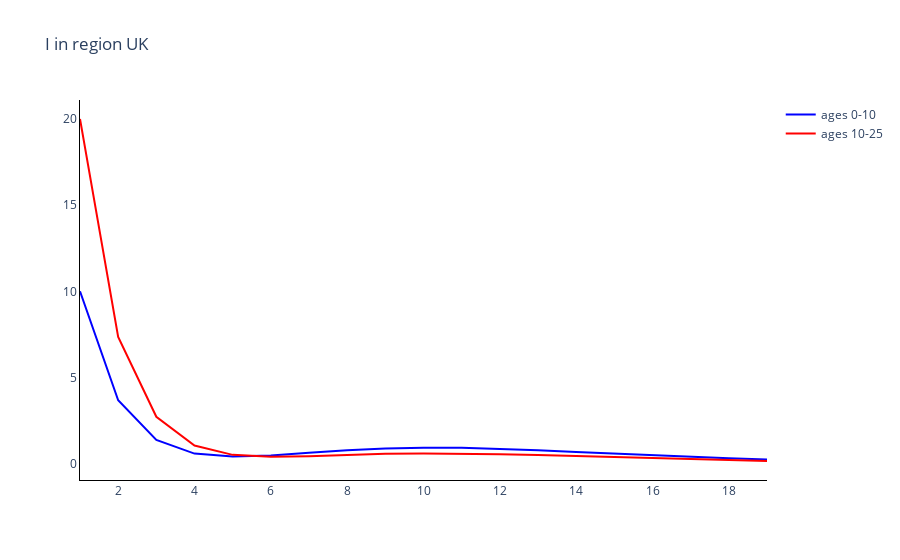

The code cell stored with this chart in its notebook:
### Markdown cell above
### Plot the unvaccinated symptomatic infectious comparment for one region (UK) and one age group (0-10)

### Code cell
# Trace names - represent the solver used for the simulation
trace_name = ['ages {}'.format(a) for a in age_groups]

# Compartment list - type and age
fig = go.Figure()

# Plot (line plot for each method of simulation)
for a in range(len(age_groups)):
    fig.add_trace(
        go.Scatter(
            y=outputs[0][:, 36 * len(age_groups) + a],
            x=parameters.simulation_parameters.times,
            mode='lines',
            name=trace_name[a],
            line_color=colours[a]
        )
    )

# Add axis labels
fig.update_layout(
    boxmode='group',
    title='I in region {}'. format(regions[0]),
    plot_bgcolor='white',
    xaxis=dict(linecolor='black'),
    yaxis=dict(linecolor='black'),
    )

fig.write_image('images/Toy.pdf')
fig.show()

### Figure 1 — Plotly figure (JSON) as saved in the notebook; plotly's stock layout.template omitted (floating-point values rounded to 4 significant figures)
{"data": [{"line": {"color": "blue"}, "mode": "lines", "name": "ages 0-10", "type": "scatter", "x": [1, 2, 3, 4, 5, 6, 7, 8, 9, 10, 11, 12, 13, 14, 15, 16, 17, 18, 19], "y": [10, 3.679, 1.37, 0.5833, 0.4061, 0.4767, 0.6289, 0.7776, 0.8816, 0.927, 0.9167, 0.8623, 0.7784, 0.679, 0.5753, 0.4755, 0.3847, 0.3054, 0.2385]}, {"line": {"color": "red"}, "mode": "lines", "name": "ages 10-25", "type": "scatter", "x": [1, 2, 3, 4, 5, 6, 7, 8, 9, 10, 11, 12, 13, 14, 15, 16, 17, 18, 19], "y": [20, 7.358, 2.717, 1.05, 0.508, 0.3951, 0.434, 0.5075, 0.5661, 0.5923, 0.5847, 0.5498, 0.4963, 0.4329, 0.3668, 0.3032, 0.2453, 0.1948, 0.1521]}], "layout": {"boxmode": "group", "plot_bgcolor": "white", "title": {"text": "I in region UK"}, "xaxis": {"linecolor": "black"}, "yaxis": {"linecolor": "black"}}}
